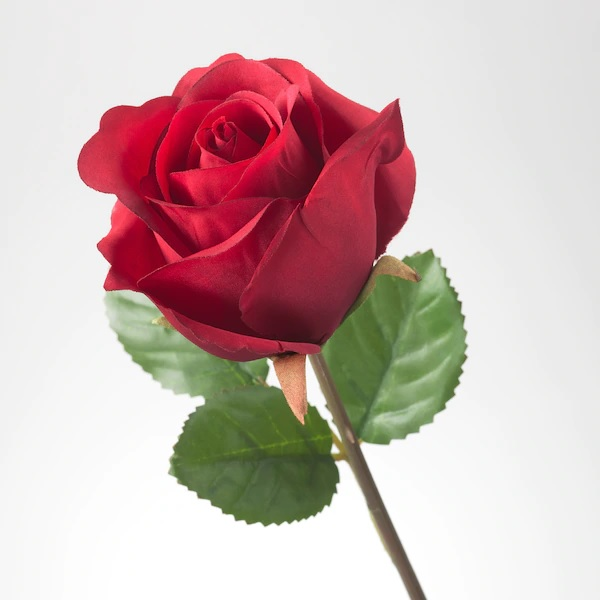
#> input picture Day09/images/rose.jpg, 600 x 600 px
$ python 01.py
#> lines starting #> are read from the running program, lines starting #| are printed output that depends on the picture
#-*- coding:utf-8 -*-
import cv2
import numpy as np
import random
from matplotlib import pyplot as plt
import os

print(os.path.dirname( os.path.abspath( __file__ )))
print('./images')

print (os.getcwd()) #현재 디렉토리의
print (os.path.realpath(__file__))#파일
print (os.path.dirname(os.path.realpath(__file__)) )#파일이 위치한 디렉토리

dir = os.path.dirname(os.path.realpath(__file__))

color_img1 = cv2.imread(dir + '/images/rose.jpg',cv2.IMREAD_COLOR)
#> color_img1 is the input picture: shape (600, 600, 3); mean B, G, R 180.4, 182, 206.3
color_img2 = cv2.imread(dir + '/images/sunflower.jpg',cv2.IMREAD_COLOR)
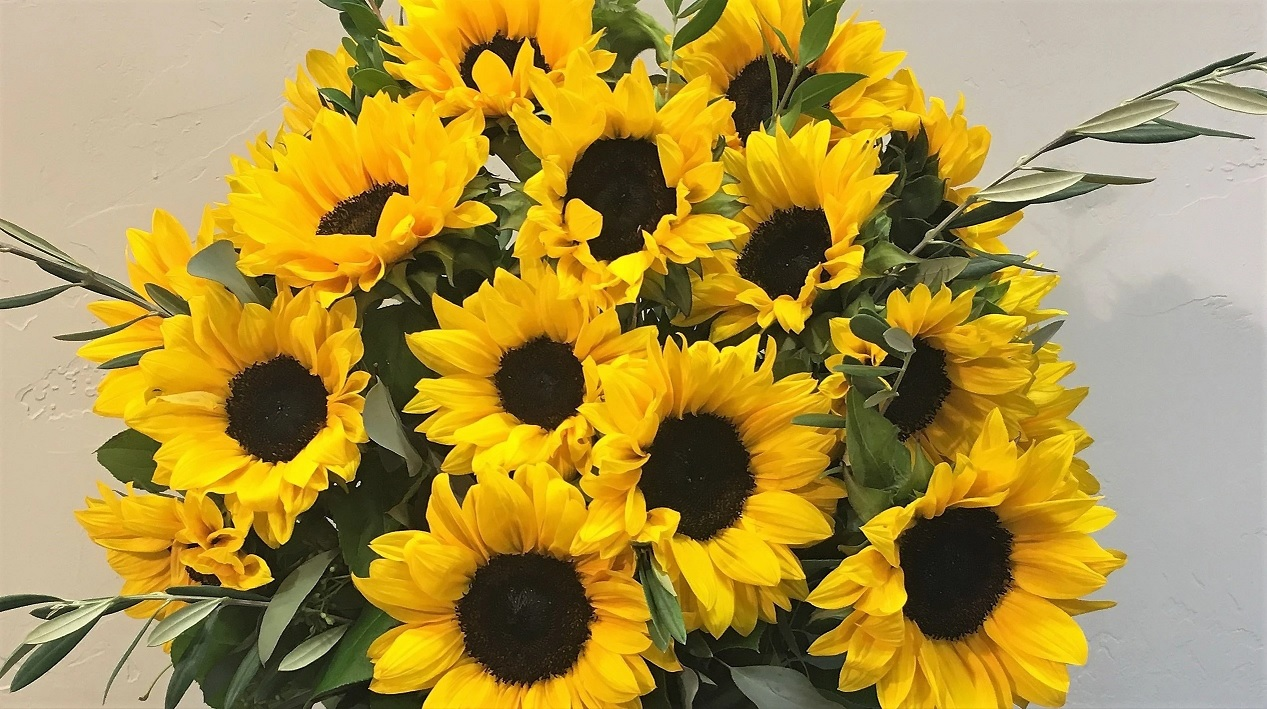
#> input picture Day09/images/sunflower.jpg, 1267 x 709 px
#> color_img2 is the input picture: shape (709, 1267, 3); mean B, G, R 68.3, 145.4, 170.8

color_img2 = cv2.resize(color_img2, dsize=(600,600), interpolation=cv2.INTER_AREA)
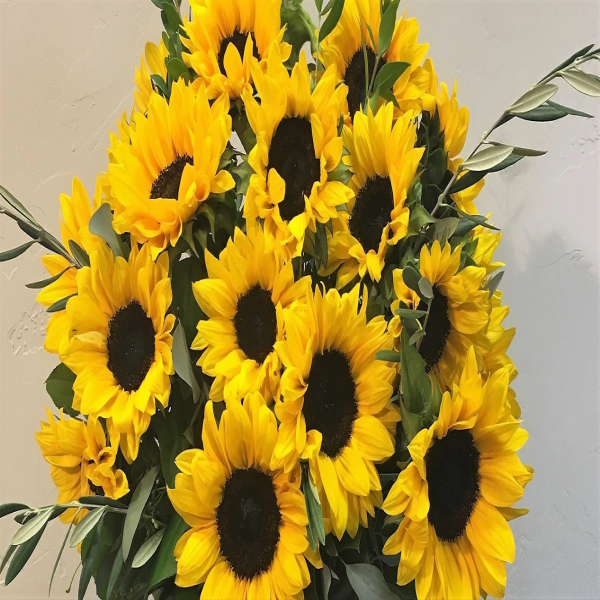
#> color_img2: shape (600, 600, 3); mean B, G, R 68.3, 145.4, 170.8

add_img = cv2.add(color_img1, color_img2)
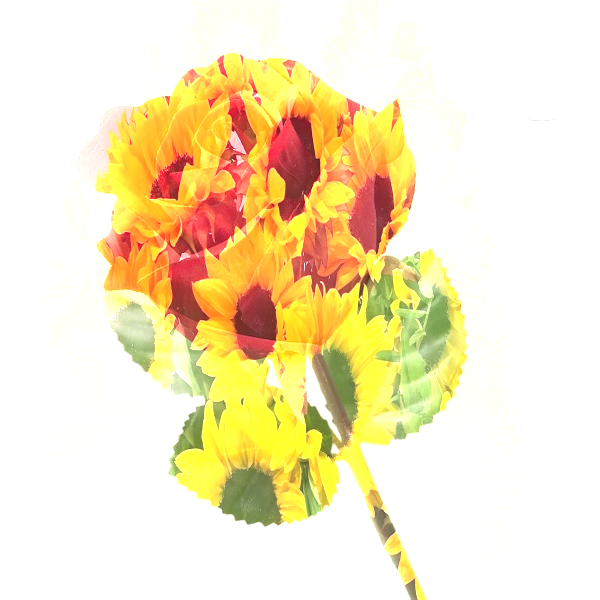
#> add_img: shape (600, 600, 3); mean B, G, R 196, 232.4, 246.8

img1 = cv2.cvtColor(color_img1, cv2.COLOR_RGB2GRAY)
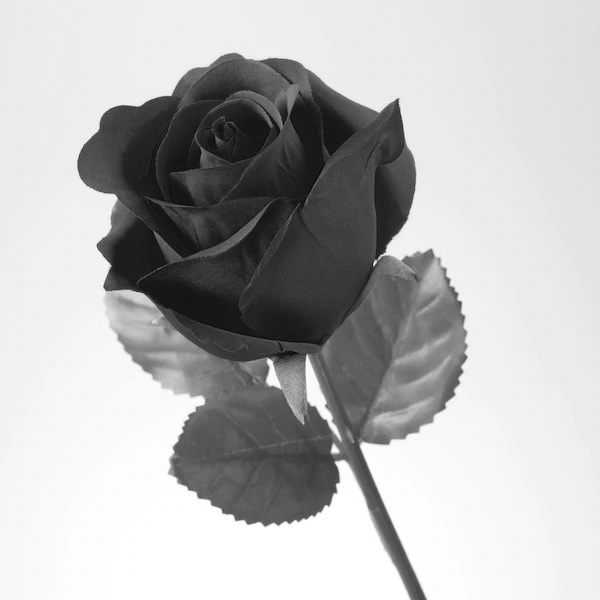
#> img1: shape (600, 600); min 4, max 255, mean 184.3
img2 = cv2.cvtColor(color_img2, cv2.COLOR_RGB2GRAY)
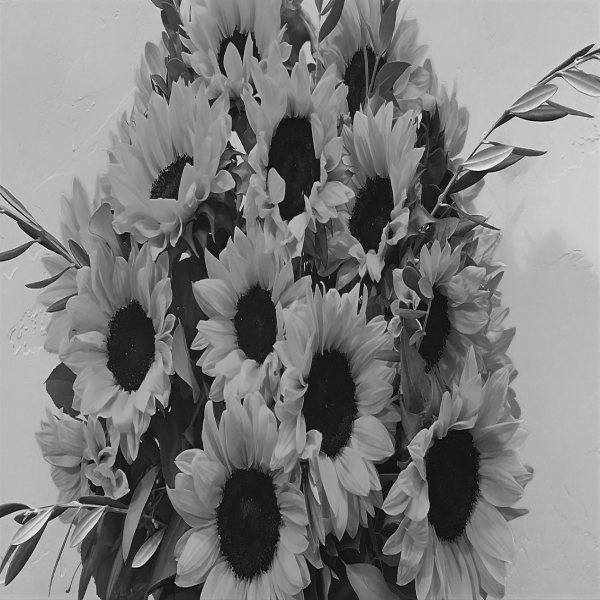
#> img2: shape (600, 600); min 7, max 244, mean 125.3

print(img1.shape)
#| (600, 600)
print(img1.size)
#| 360000
print(img1.dtype)
#| uint8

hist1 = cv2.calcHist([img1],[0],None,[256],[0,256])
#> hist1 = 256 values, max 22624 at index 255, min 0 at index 0, mean 1406.2
hist2 = cv2.calcHist([img2],[0],None,[256],[0,256])
#> hist2 = 256 values, max 8202 at index 183, min 0 at index 0, mean 1406.2

plt.subplot(221),plt.imshow(img1,'gray'),plt.title('Red Line')
plt.subplot(222),plt.imshow(img2,'gray'),plt.title('Green Line')
plt.subplot(223),plt.plot(hist1,color='r'),plt.plot(hist2,color='g')
#> (the run stopped early here; a loop or call above may not have finished)
